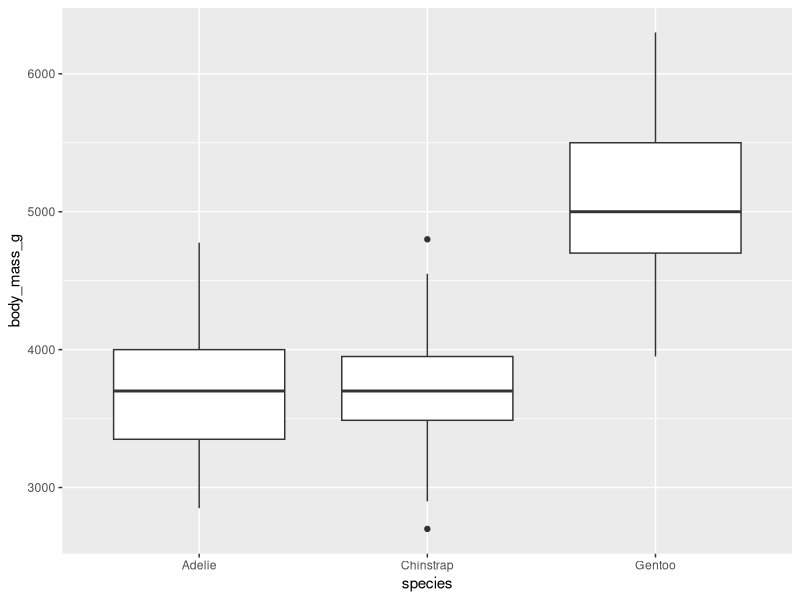

Here is the R script that generated this plot:
## ---- chunk 1
knitr::opts_chunk$set(echo = TRUE)
## ---- chunk 2
library(palmerpenguins)
library(ggplot2)

ggplot(penguins, aes(x = species, y = body_mass_g)) +
  geom_boxplot()
